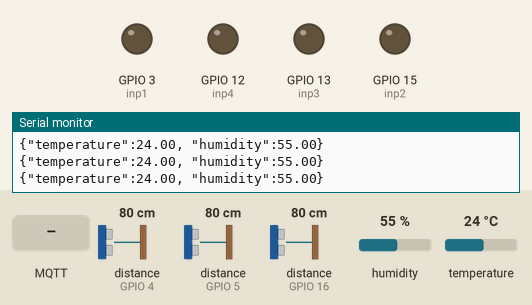
Bench run of a sketch on a simulated ESP8266 (NodeMCU). On the bench: output pins drawn as LEDs (lit = HIGH), the last lines printed to the serial monitor. Inputs (shaded band) come from the test bench; at power-on: distance to the obstacle (sensors on GPIO 4, GPIO 16, GPIO 5) 80 cm, humidity 55 %, temperature 24 °C. The echo pulse lasts 58.3 µs per cm; WiFi joins after 1.5 s; servers stay silent unless stated; no MQTT or app messages arrive unless stated; pins used as bus, display or sensor lines are not drawn.

Above: at 4.7 s.
4.8 s: MQTT message "1" arrives on the first subscribed topic
At 5.2 s:
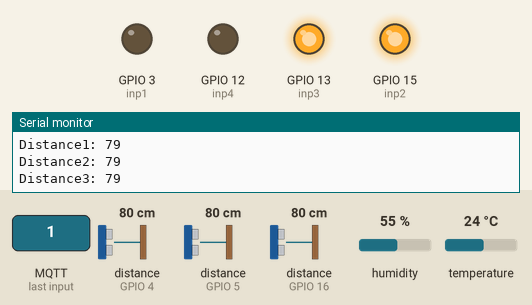
6.3 s: distance to the obstacle (sensor on GPIO 4) set to 24 cm
9.1 s: distance to the obstacle (sensor on GPIO 4) set to 19 cm
At 12.1 s:
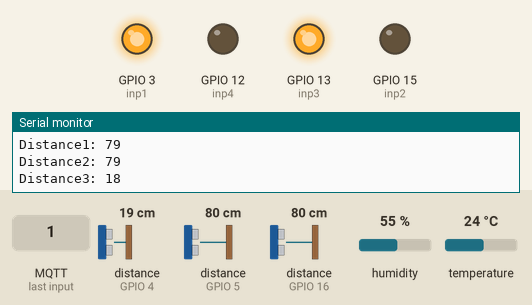
15.1 s: distance to the obstacle (sensor on GPIO 16) set to 24 cm
17.4 s: distance to the obstacle (sensor on GPIO 16) set to 19 cm
At 20.0 s:
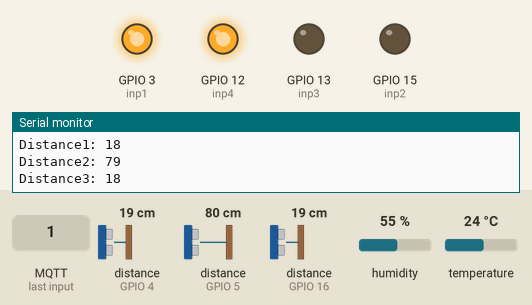
23.4 s: distance to the obstacle (sensor on GPIO 16) set to 35 cm
At 27.3 s:
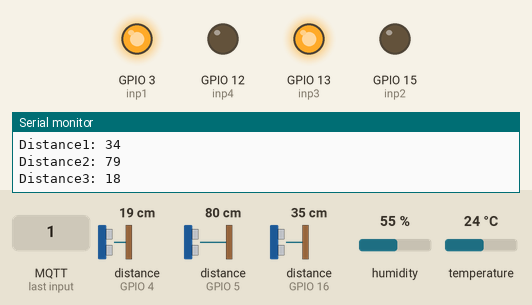
Timing chart, 0 to 30.4 s (numbered marks = the images above; inputs shaded):
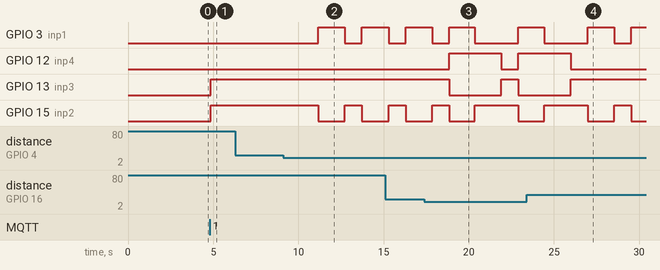

Measured:
- the behaviour switches between 22 and 21 cm on distance to the obstacle (sensor on GPIO 4) (found by bisection; images 1 and 2)
- the behaviour switches between 22 and 21 cm on distance to the obstacle (sensor on GPIO 16) (found by bisection; images 2 and 3)
- after the input at 4.8 s, GPIO 13 (inp3), GPIO 15 (inp2): LOW → HIGH after 0.07 s
- after the input at 9.1 s, GPIO 3 (inp1): LOW → HIGH after 2.1 s, → LOW 1.6 s later, → HIGH 1.0 s later; GPIO 15 (inp2): HIGH → LOW after 2.1 s, → HIGH 1.6 s later, → LOW 1.0 s later
- after the input at 17.4 s, GPIO 12 (inp4): LOW → HIGH after 1.5 s, → LOW 3.1 s later, → HIGH 1.0 s later; GPIO 13 (inp3): HIGH → LOW after 1.5 s, → HIGH 3.1 s later, → LOW 1.0 s later
- after the input at 23.4 s, GPIO 12 (inp4): goes on until 26.0 s, then stays LOW; GPIO 13 (inp3): goes on until 26.0 s, then stays HIGH

The sketch:

hutbui.ino
```cpp
#include <ESP8266WiFi.h>
#include <PubSubClient.h>
#include "DHT.h"


// Thông tin về wifi
#define ssid "BKHUST"
#define password "035098000932slt"
#define mqtt_server "192.168.22.8" // IP của MQTTBroker server
const uint16_t mqtt_port = 1883; //Port của MQTTBroker TCP

// Khởi tạo để giao tiếp MQTT
WiFiClient espClient;
PubSubClient client(espClient);

// Định nghĩa các input và output
// HC-SR04
const int echoPin1 = 16;
const int echoPin2 = 5;
const int echoPin3 = 4;
const int trigPin1 = 0;
const int trigPin2 = 2;
const int trigPin3 = 14;

// L298N
const int inp4 = 12;
const int inp3 = 13;
const int inp2 = 15;
const int inp1 = 3;

// DHT11
const int DHTPIN = 1;
const int DHTTYPE = DHT11;
DHT dht(DHTPIN, DHTTYPE);

// toc do dong co
long duration1;
long duration2;
long duration3;
int distanceleft;
int distancefront;
int distanceright;
int a=0;
// biến lưu MODE: mặc định mode auto
int autocontrol = 0;

void setup()
{
  Serial.begin(115200);
  delay(10);
  dht.begin();
  setup_wifi();
  client.setServer(mqtt_server, mqtt_port);
  client.setCallback(callback);

// setup một số cổng ra và vào
// 3 cái này cho cảm biến hồng ngoại
  pinMode(trigPin1, OUTPUT);
  pinMode(trigPin2, OUTPUT);
  pinMode(trigPin3, OUTPUT);// Sets the trigPin as an Output
  pinMode(echoPin1, INPUT); // Sets the echoPin as an Input
  pinMode(echoPin2, INPUT);
  pinMode(echoPin3, INPUT);

  // 4 cái này cho L298N điều khiển động cơ
  pinMode(inp1, OUTPUT);
  pinMode(inp2, OUTPUT);
  pinMode(inp3, OUTPUT);
  pinMode(inp4, OUTPUT);

}

// Hàm kết nối wifi
void setup_wifi()
{
  delay(2000);
  Serial.println();
  Serial.print("Connecting to ");
  Serial.println(ssid);
  WiFi.begin(ssid, password);
  while (WiFi.status() != WL_CONNECTED) {
    delay(500);
    Serial.print(".");
  }
  Serial.println("");
  Serial.println("WiFi connected");
  Serial.println("IP address: ");
  Serial.println(WiFi.localIP());
}
// Hàm call back để nhận dữ liệu
void callback(char* topic, byte* payload, unsigned int length)
{
  Serial.print("Co tin nhan moi tu topic:");
  Serial.println(topic);
  for (int i = 0; i < length; i++)
    Serial.print((char)payload[i]);

  // Dữ liệu bật tắt điều khiển
  if (payload[0] == '0')
  {
    autocontrol = 0;
    digitalWrite(inp1, LOW);
      digitalWrite(inp2, LOW);
      digitalWrite(inp3, LOW);
      digitalWrite(inp4,LOW);
  }
  if (payload[0] == '1')
    autocontrol = 1;
  // Dữ liệu điều khiển máy hút bụi
  if (!autocontrol)
  {
    if (payload[0] == 'l')
    {
      digitalWrite(inp1, HIGH);
      digitalWrite(inp2, LOW);
      digitalWrite(inp3, HIGH);
      digitalWrite(inp4,LOW);
      delay(200);
    }
    else if (payload[0] == 'r')
    {
      digitalWrite(inp1, LOW);
      digitalWrite(inp2, HIGH);
      digitalWrite(inp3, LOW);
      digitalWrite(inp4, HIGH);
      delay(200);
    }
    else if (payload[0] == 'u')
    {
      digitalWrite(inp1, LOW);
      digitalWrite(inp2, HIGH);
      digitalWrite(inp3, HIGH);
      digitalWrite(inp4,LOW);
      delay(1000);
    }
    else if (payload[0] == 'd')
    {
      digitalWrite(inp1, HIGH);
      digitalWrite(inp2, LOW);
      digitalWrite(inp3, LOW);
      digitalWrite(inp4, HIGH);
      delay(200);
    }
    digitalWrite(inp1, LOW);
    digitalWrite(inp2, LOW);
    digitalWrite(inp3, LOW);
    digitalWrite(inp4,LOW);
  }
}
// Hàm reconnect thực hiện kết nối lại khi mất kết nối với MQTT Broker
void reconnect()
{
  while (!client.connected()) // Chờ tới khi kết nối
  {
    // Thực hiện kết nối với mqtt user và pass
    if (client.connect("ESP8266_id1","admin","admin"))  //kết nối vào broker
    {
      Serial.println("Đã kết nối:");
      client.subscribe("hutbuiiotcommand");
      client.subscribe("hutbuiiothomeinfo");
    }
    else
    {
      Serial.print("Lỗi:, rc=");
      Serial.print(client.state());
      Serial.println(" try again in 5 seconds");
      // Đợi 5s
      delay(5000);
    }
  }
}

void loop()
{
  if (!client.connected())// Kiểm tra kết nối
    reconnect();
  client.loop();
  delay(30);
  float h = dht.readHumidity();
  float t = dht.readTemperature();
  String thongtin = "";
  thongtin.concat("{");
  thongtin.concat("\"temperature\":");
  thongtin.concat(t);
  thongtin.concat(", ");
  thongtin.concat("\"humidity\":");
  thongtin.concat(h);
  thongtin.concat("}");
  char cThongtin[50];
  thongtin.toCharArray(cThongtin, 50);
  Serial.println(cThongtin);
  client.publish("hutbuiiothomeinfo", cThongtin);

// Chạy tự động:
if (autocontrol)
{
  digitalWrite(trigPin1, LOW);
  delayMicroseconds(2);
  digitalWrite(trigPin1, HIGH);
  delayMicroseconds(10);
  digitalWrite(trigPin1, LOW);
  duration1 = pulseIn(echoPin1, HIGH);

  distanceleft = duration1 * 0.034 / 2;
  Serial.print("Distance1: ");
  Serial.println(distanceleft);


  digitalWrite(trigPin2, LOW);
  delayMicroseconds(2);
  digitalWrite(trigPin2, HIGH);
  delayMicroseconds(10);
  digitalWrite(trigPin2, LOW);
  duration2 = pulseIn(echoPin2, HIGH);
  distancefront = duration2 * 0.034 / 2;
  Serial.print("Distance2: ");
  Serial.println(distancefront);


  digitalWrite(trigPin3, LOW);
  delayMicroseconds(2);
  digitalWrite(trigPin3, HIGH);
  delayMicroseconds(10);
  digitalWrite(trigPin3, LOW);
  duration3 = pulseIn(echoPin3, HIGH);
  distanceright = duration3 * 0.034 / 2;
  Serial.print("Distance3: ");
  Serial.println(distanceright);

  if (true)
  {
      digitalWrite(inp1, LOW);
      digitalWrite(inp2, HIGH);
      digitalWrite(inp3, HIGH);
      digitalWrite(inp4, LOW);
      delay(1000);
  }

if ((distanceleft <= 20 && distancefront > 20 && distanceright <= 20))
{
  // lùi
  digitalWrite(inp1, HIGH);
  digitalWrite(inp2, LOW);
  digitalWrite(inp3, LOW);
  digitalWrite(inp4, HIGH);
  delay(1500);
  // rẽ phải
  digitalWrite(inp1, LOW);
  digitalWrite(inp2, HIGH);
  digitalWrite(inp3, LOW);
  digitalWrite(inp4, HIGH);
  delay(1500);

}

if (distanceleft <= 20 && distancefront <= 20 && distanceright > 20)
{
  // rẽ phải
  digitalWrite(inp1, LOW);
  digitalWrite(inp2, HIGH);
  digitalWrite(inp3, LOW);
  digitalWrite(inp4, HIGH);
  delay(1500);
}
if (distanceleft <= 20 && distancefront > 20 && distanceright > 20)
{
  // rẽ phải
  digitalWrite(inp1, LOW);
  digitalWrite(inp2, HIGH);
  digitalWrite(inp3, LOW);
  digitalWrite(inp4, HIGH);
  delay(1500);

}
if ((distanceleft > 20 && distancefront <= 20 && distanceright > 20))
{
  // lùi
  digitalWrite(inp1, HIGH);
  digitalWrite(inp2, LOW);
  digitalWrite(inp3, LOW);
  digitalWrite(inp4, HIGH);
  delay(1500);
  // rẽ phải
  digitalWrite(inp1, LOW);
  digitalWrite(inp2, HIGH);
  digitalWrite(inp3, LOW);
  digitalWrite(inp4, HIGH);
  delay(1500);
}
if ((distanceleft > 20 && distancefront > 20 && distanceright <= 20) ||
(distanceleft > 20 && distancefront <= 20 && distanceright <= 20))
{
      digitalWrite(inp1, HIGH);
      digitalWrite(inp2, LOW);
      digitalWrite(inp3, HIGH);
      digitalWrite(inp4,LOW);
      delay(1500);
}
}
}
```
